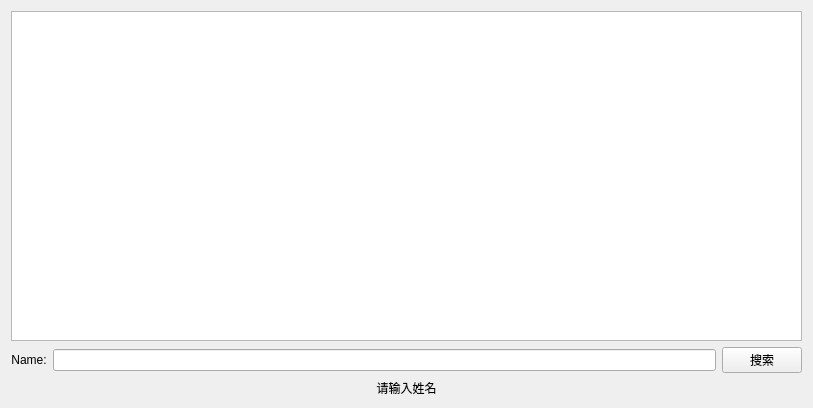
<?xml version="1.0" encoding="UTF-8"?>
<ui version="4.0">
 <class>SearchByName</class>
 <widget class="QWidget" name="SearchByName">
  <property name="geometry">
   <rect>
    <x>0</x>
    <y>0</y>
    <width>813</width>
    <height>408</height>
   </rect>
  </property>
  <property name="windowTitle">
   <string>Form</string>
  </property>
  <layout class="QGridLayout" name="gridLayout">
   <item row="0" column="0">
    <widget class="QTableView" name="tableView"/>
   </item>
   <item row="1" column="0">
    <layout class="QHBoxLayout" name="horizontalLayout">
     <item>
      <widget class="QLabel" name="namelabel">
       <property name="text">
        <string>Name:</string>
       </property>
       <property name="alignment">
        <set>Qt::AlignCenter</set>
       </property>
      </widget>
     </item>
     <item>
      <widget class="QLineEdit" name="nameIn"/>
     </item>
     <item>
      <widget class="QPushButton" name="searchButton">
       <property name="text">
        <string>搜索</string>
       </property>
      </widget>
     </item>
    </layout>
   </item>
   <item row="2" column="0">
    <widget class="QLabel" name="hintlabel">
     <property name="text">
      <string>请输入姓名</string>
     </property>
     <property name="alignment">
      <set>Qt::AlignCenter</set>
     </property>
    </widget>
   </item>
  </layout>
 </widget>
 <resources/>
 <connections/>
</ui>
